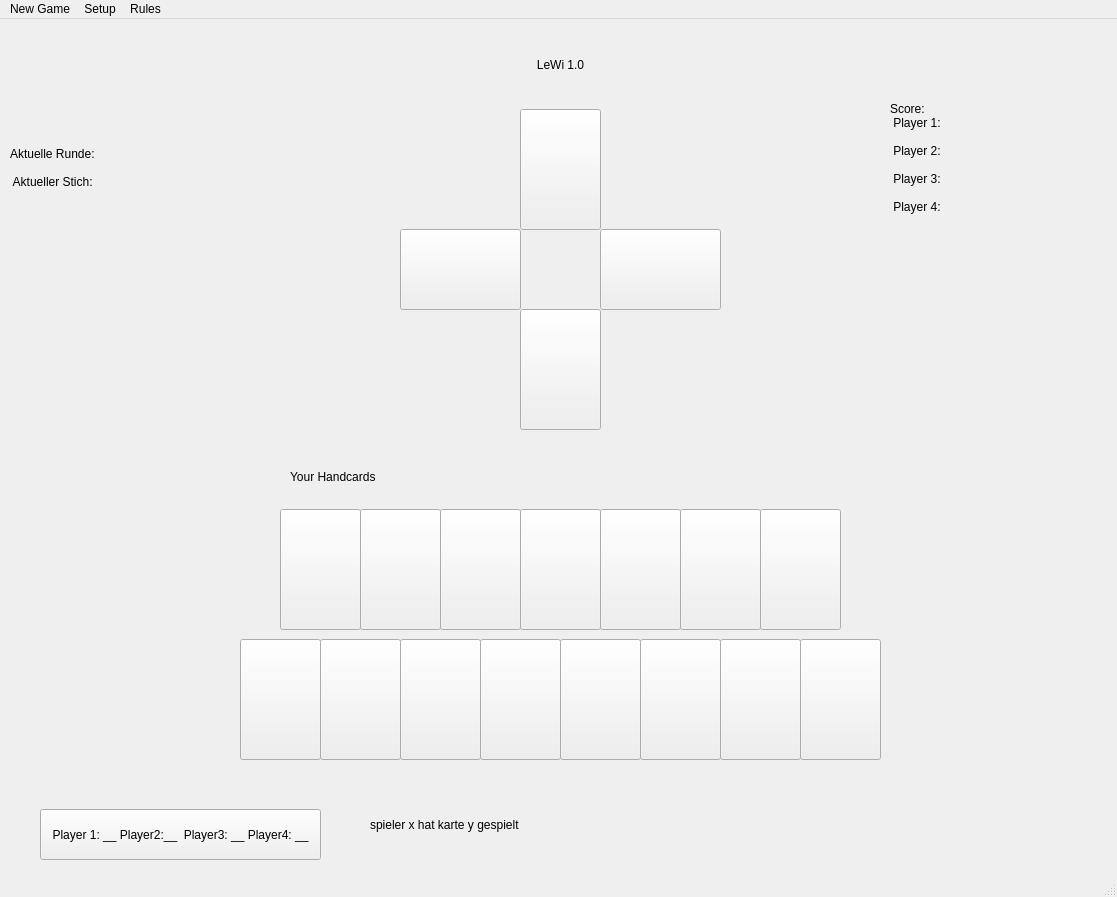
<?xml version="1.0" encoding="UTF-8"?>
<ui version="4.0">
 <class>MainWindow</class>
 <widget class="QMainWindow" name="MainWindow">
  <property name="windowModality">
   <enum>Qt::NonModal</enum>
  </property>
  <property name="geometry">
   <rect>
    <x>0</x>
    <y>0</y>
    <width>1117</width>
    <height>897</height>
   </rect>
  </property>
  <property name="windowTitle">
   <string>Learning Wizard</string>
  </property>
  <property name="toolTip">
   <string/>
  </property>
  <property name="styleSheet">
   <string notr="true">file:///C:/Users/sebas/Documents/FH_local/3Sem/Software Engineering/LearningWizzard/software/game/styling.css</string>
  </property>
  <property name="tabShape">
   <enum>QTabWidget::Rounded</enum>
  </property>
  <widget class="QWidget" name="centralwidget">
   <widget class="QPushButton" name="P1_Last_Played">
    <property name="geometry">
     <rect>
      <x>520</x>
      <y>290</y>
      <width>81</width>
      <height>121</height>
     </rect>
    </property>
    <property name="text">
     <string/>
    </property>
   </widget>
   <widget class="QPushButton" name="P4_Last_Played">
    <property name="geometry">
     <rect>
      <x>400</x>
      <y>210</y>
      <width>121</width>
      <height>81</height>
     </rect>
    </property>
    <property name="text">
     <string/>
    </property>
   </widget>
   <widget class="QPushButton" name="P3_Last_Played">
    <property name="geometry">
     <rect>
      <x>520</x>
      <y>90</y>
      <width>81</width>
      <height>121</height>
     </rect>
    </property>
    <property name="text">
     <string/>
    </property>
   </widget>
   <widget class="QPushButton" name="P2_Last_Played">
    <property name="geometry">
     <rect>
      <x>600</x>
      <y>210</y>
      <width>121</width>
      <height>81</height>
     </rect>
    </property>
    <property name="text">
     <string/>
    </property>
   </widget>
   <widget class="QLabel" name="Textausgabe">
    <property name="geometry">
     <rect>
      <x>370</x>
      <y>770</y>
      <width>471</width>
      <height>71</height>
     </rect>
    </property>
    <property name="text">
     <string>spieler x hat karte y gespielt</string>
    </property>
   </widget>
   <widget class="QLabel" name="Punktetabelle">
    <property name="geometry">
     <rect>
      <x>890</x>
      <y>10</y>
      <width>211</width>
      <height>271</height>
     </rect>
    </property>
    <property name="text">
     <string>Score: 
 Player 1: 
 
 Player 2: 
 
 Player 3: 
 
 Player 4: 
 </string>
    </property>
   </widget>
   <widget class="QPushButton" name="Aktuelle_Stiche">
    <property name="geometry">
     <rect>
      <x>40</x>
      <y>790</y>
      <width>281</width>
      <height>51</height>
     </rect>
    </property>
    <property name="text">
     <string>Player 1: __ Player2:__  Player3: __ Player4: __</string>
    </property>
   </widget>
   <widget class="QLabel" name="Rundendisplay">
    <property name="geometry">
     <rect>
      <x>10</x>
      <y>20</y>
      <width>211</width>
      <height>271</height>
     </rect>
    </property>
    <property name="text">
     <string>Aktuelle Runde: 
 
 Aktueller Stich:
</string>
    </property>
   </widget>
   <widget class="QPushButton" name="Card_7">
    <property name="geometry">
     <rect>
      <x>240</x>
      <y>620</y>
      <width>81</width>
      <height>121</height>
     </rect>
    </property>
    <property name="text">
     <string/>
    </property>
   </widget>
   <widget class="QPushButton" name="Card_8">
    <property name="geometry">
     <rect>
      <x>320</x>
      <y>620</y>
      <width>81</width>
      <height>121</height>
     </rect>
    </property>
    <property name="text">
     <string/>
    </property>
   </widget>
   <widget class="QPushButton" name="Card_9">
    <property name="geometry">
     <rect>
      <x>400</x>
      <y>620</y>
      <width>81</width>
      <height>121</height>
     </rect>
    </property>
    <property name="text">
     <string/>
    </property>
   </widget>
   <widget class="QPushButton" name="Card_10">
    <property name="geometry">
     <rect>
      <x>480</x>
      <y>620</y>
      <width>81</width>
      <height>121</height>
     </rect>
    </property>
    <property name="text">
     <string/>
    </property>
   </widget>
   <widget class="QPushButton" name="Card_11">
    <property name="geometry">
     <rect>
      <x>560</x>
      <y>620</y>
      <width>81</width>
      <height>121</height>
     </rect>
    </property>
    <property name="text">
     <string/>
    </property>
   </widget>
   <widget class="QPushButton" name="Card_13">
    <property name="geometry">
     <rect>
      <x>720</x>
      <y>620</y>
      <width>81</width>
      <height>121</height>
     </rect>
    </property>
    <property name="text">
     <string/>
    </property>
   </widget>
   <widget class="QPushButton" name="Card_12">
    <property name="geometry">
     <rect>
      <x>640</x>
      <y>620</y>
      <width>81</width>
      <height>121</height>
     </rect>
    </property>
    <property name="text">
     <string/>
    </property>
   </widget>
   <widget class="QPushButton" name="Card_14">
    <property name="geometry">
     <rect>
      <x>800</x>
      <y>620</y>
      <width>81</width>
      <height>121</height>
     </rect>
    </property>
    <property name="text">
     <string/>
    </property>
   </widget>
   <widget class="QPushButton" name="Card_6">
    <property name="geometry">
     <rect>
      <x>760</x>
      <y>490</y>
      <width>81</width>
      <height>121</height>
     </rect>
    </property>
    <property name="text">
     <string/>
    </property>
   </widget>
   <widget class="QPushButton" name="Card_5">
    <property name="geometry">
     <rect>
      <x>680</x>
      <y>490</y>
      <width>81</width>
      <height>121</height>
     </rect>
    </property>
    <property name="text">
     <string/>
    </property>
   </widget>
   <widget class="QPushButton" name="Card_4">
    <property name="geometry">
     <rect>
      <x>600</x>
      <y>490</y>
      <width>81</width>
      <height>121</height>
     </rect>
    </property>
    <property name="text">
     <string/>
    </property>
   </widget>
   <widget class="QPushButton" name="Card_0">
    <property name="geometry">
     <rect>
      <x>280</x>
      <y>490</y>
      <width>81</width>
      <height>121</height>
     </rect>
    </property>
    <property name="text">
     <string/>
    </property>
   </widget>
   <widget class="QPushButton" name="Card_2">
    <property name="geometry">
     <rect>
      <x>440</x>
      <y>490</y>
      <width>81</width>
      <height>121</height>
     </rect>
    </property>
    <property name="text">
     <string/>
    </property>
   </widget>
   <widget class="QPushButton" name="Card_1">
    <property name="geometry">
     <rect>
      <x>360</x>
      <y>490</y>
      <width>81</width>
      <height>121</height>
     </rect>
    </property>
    <property name="text">
     <string/>
    </property>
   </widget>
   <widget class="QPushButton" name="Card_3">
    <property name="geometry">
     <rect>
      <x>520</x>
      <y>490</y>
      <width>81</width>
      <height>121</height>
     </rect>
    </property>
    <property name="text">
     <string/>
    </property>
   </widget>
   <widget class="QLabel" name="yours_handcards">
    <property name="geometry">
     <rect>
      <x>290</x>
      <y>442</y>
      <width>331</width>
      <height>31</height>
     </rect>
    </property>
    <property name="text">
     <string>Your Handcards</string>
    </property>
   </widget>
   <widget class="QLabel" name="title">
    <property name="geometry">
     <rect>
      <x>460</x>
      <y>20</y>
      <width>201</width>
      <height>51</height>
     </rect>
    </property>
    <property name="layoutDirection">
     <enum>Qt::LeftToRight</enum>
    </property>
    <property name="text">
     <string>LeWi 1.0</string>
    </property>
    <property name="alignment">
     <set>Qt::AlignCenter</set>
    </property>
    <property name="wordWrap">
     <bool>false</bool>
    </property>
   </widget>
  </widget>
  <widget class="QMenuBar" name="menubar">
   <property name="geometry">
    <rect>
     <x>0</x>
     <y>0</y>
     <width>1117</width>
     <height>21</height>
    </rect>
   </property>
   <widget class="QMenu" name="menuMenue">
    <property name="title">
     <string>New Game</string>
    </property>
   </widget>
   <widget class="QMenu" name="menuRules">
    <property name="title">
     <string>Rules</string>
    </property>
   </widget>
   <widget class="QMenu" name="menuSetup">
    <property name="title">
     <string>Setup</string>
    </property>
   </widget>
   <addaction name="menuMenue"/>
   <addaction name="menuSetup"/>
   <addaction name="menuRules"/>
  </widget>
  <widget class="QStatusBar" name="statusbar"/>
 </widget>
 <resources/>
 <connections/>
</ui>
